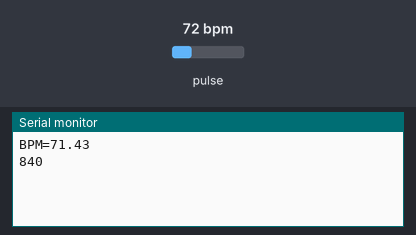
Recording of a sketch running on a simulated Arduino Uno, built with avr-gcc and run on an emulated ATmega328P. On the bench: the last lines printed to the serial monitor. Inputs (shaded band) come from the test bench; at power-on: pulse 72 bpm.

Above: at 1.2 s.
1.3 s: pulse set to 42 bpm
At 2.7 s:
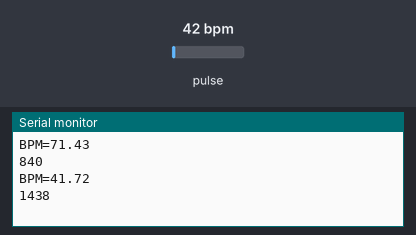
2.8 s: pulse set to 70 bpm
At 3.6 s:
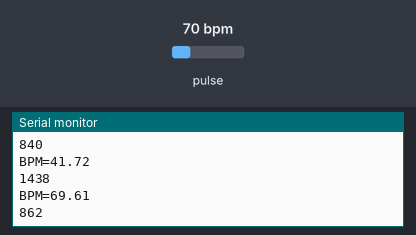
Timing chart, 0 to 5.8 s (numbered marks = the images above; inputs shaded):
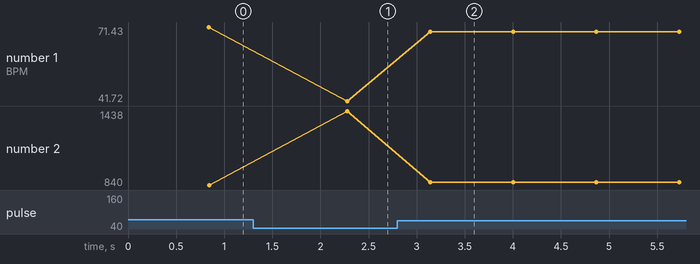

Measured:
- after the input at 1.3 s, the serial monitor: prints a new line after 0.98 s (image 1)
- after the input at 2.8 s, the serial monitor: prints a new line after 0.34 s (image 2)
- plotted number 1: 71.43 → 41.72 after the input at 1.3 s, 41.72 → 69.61 after the input at 2.8 s
- plotted number 2: 840 → 1438 after the input at 1.3 s, 1438 → 862 after the input at 2.8 s

The sketch:

Example5_HeartRate_copy_20231111194600.ino
```cpp
/*
  Optical Heart Rate Detection (PBA Algorithm) using the MAX30105 Breakout
  By: Nathan Seidle @ SparkFun Electronics
  Date: October 2nd, 2016
  https://github.com/sparkfun/MAX30105_Breakout

  This is a demo to show the reading of heart rate or beats per minute (BPM) using
  a Penpheral Beat Amplitude (PBA) algorithm.

  It is best to attach the sensor to your finger using a rubber band or other tightening
  device. Humans are generally bad at applying constant pressure to a thing. When you
  press your finger against the sensor it varies enough to cause the blood in your
  finger to flow differently which causes the sensor readings to go wonky.

  Hardware Connections (Breakoutboard to Arduino):
  -5V = 5V (3.3V is allowed)
  -GND = GND
  -SDA = A4 (or SDA)
  -SCL = A5 (or SCL)
  -INT = Not connected

  The MAX30105 Breakout can handle 5V or 3.3V I2C logic. We recommend powering the board with 5V
  but it will also run at 3.3V.
*/

#include <Wire.h>
#include "MAX30105.h"

#include "heartRate.h"

MAX30105 particleSensor;

const byte RATE_SIZE = 4; //Increase this for more averaging. 4 is good.
byte rates[RATE_SIZE]; //Array of heart rates
byte rateSpot = 0;
long lastBeat = 0; //Time at which the last beat occurred

float beatsPerMinute;
int beatAvg;
long  delta;

void setup()
{
  Serial.begin(115200);
  // Serial.println("Initializing...");

  // Initialize sensor
  if (!particleSensor.begin(Wire, I2C_SPEED_FAST)) //Use default I2C port, 400kHz speed
  {
    // Serial.println("MAX30105 was not found. Please check wiring/power. ");
    while (1);
  }
  // Serial.println("Place your index finger on the sensor with steady pressure.");

  particleSensor.setup(); //Configure sensor with default settings
  particleSensor.setPulseAmplitudeRed(0x0A); //Turn Red LED to low to indicate sensor is running
  particleSensor.setPulseAmplitudeGreen(0); //Turn off Green LED
}

void loop()
{
  long irValue = particleSensor.getIR();

    if (checkForBeat(irValue) == true)
    {
        //We sensed a beat!
        delta = millis() - lastBeat;
        lastBeat = millis();

        beatsPerMinute = 60 / (delta / 1000.0);

        if (beatsPerMinute < 255 && beatsPerMinute > 20)
        {
            rates[rateSpot++] = (byte)beatsPerMinute; //Store this reading in the array
            rateSpot %= RATE_SIZE; //Wrap variable

            //Take average of readings
            beatAvg = 0;
            for (byte x = 0 ; x < RATE_SIZE ; x++)
              beatAvg += rates[x];
            beatAvg /= RATE_SIZE;
        }
        Serial.print("BPM=");
        Serial.print(beatsPerMinute);
        Serial.println();
        Serial.println(delta);
    }
}
```

License.ino
```cpp
// (licence header left out)

```
